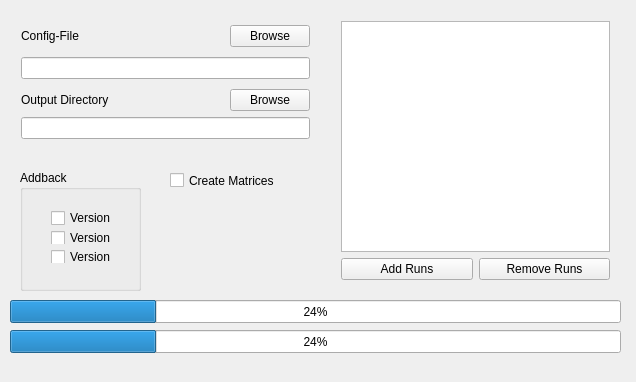
<?xml version="1.0" encoding="UTF-8"?>
<ui version="4.0">
 <class>XeVe_Window</class>
 <widget class="QMainWindow" name="XeVe_Window">
  <property name="geometry">
   <rect>
    <x>0</x>
    <y>0</y>
    <width>636</width>
    <height>382</height>
   </rect>
  </property>
  <property name="windowTitle">
   <string>XeVe_Window</string>
  </property>
  <widget class="QWidget" name="centralWidget">
   <widget class="QGroupBox" name="addbackGroup">
    <property name="geometry">
     <rect>
      <x>20</x>
      <y>170</y>
      <width>121</width>
      <height>121</height>
     </rect>
    </property>
    <property name="title">
     <string>Addback</string>
    </property>
    <widget class="QWidget" name="">
     <property name="geometry">
      <rect>
       <x>20</x>
       <y>30</y>
       <width>84</width>
       <height>74</height>
      </rect>
     </property>
     <layout class="QVBoxLayout" name="verticalLayout_3">
      <item>
       <widget class="QCheckBox" name="v1Check">
        <property name="text">
         <string>Version 1</string>
        </property>
       </widget>
      </item>
      <item>
       <widget class="QCheckBox" name="v2Check">
        <property name="text">
         <string>Version 2</string>
        </property>
       </widget>
      </item>
      <item>
       <widget class="QCheckBox" name="v3Check">
        <property name="text">
         <string>Version 3</string>
        </property>
       </widget>
      </item>
     </layout>
    </widget>
   </widget>
   <widget class="QCheckBox" name="matrixCeck">
    <property name="geometry">
     <rect>
      <x>170</x>
      <y>170</y>
      <width>131</width>
      <height>21</height>
     </rect>
    </property>
    <property name="text">
     <string>Create Matrices</string>
    </property>
   </widget>
   <widget class="QProgressBar" name="currentBar">
    <property name="geometry">
     <rect>
      <x>10</x>
      <y>300</y>
      <width>611</width>
      <height>23</height>
     </rect>
    </property>
    <property name="value">
     <number>24</number>
    </property>
   </widget>
   <widget class="QProgressBar" name="totalBar">
    <property name="geometry">
     <rect>
      <x>10</x>
      <y>330</y>
      <width>611</width>
      <height>23</height>
     </rect>
    </property>
    <property name="value">
     <number>24</number>
    </property>
   </widget>
   <widget class="QWidget" name="">
    <property name="geometry">
     <rect>
      <x>330</x>
      <y>10</y>
      <width>291</width>
      <height>281</height>
     </rect>
    </property>
    <layout class="QVBoxLayout" name="verticalLayout">
     <item>
      <widget class="QListView" name="runListView"/>
     </item>
     <item>
      <layout class="QHBoxLayout" name="horizontalLayout">
       <item>
        <widget class="QPushButton" name="addButton">
         <property name="text">
          <string>Add Runs</string>
         </property>
        </widget>
       </item>
       <item>
        <widget class="QPushButton" name="addButton_2">
         <property name="text">
          <string>Remove Runs</string>
         </property>
        </widget>
       </item>
      </layout>
     </item>
    </layout>
   </widget>
   <widget class="QWidget" name="">
    <property name="geometry">
     <rect>
      <x>10</x>
      <y>10</y>
      <width>311</width>
      <height>145</height>
     </rect>
    </property>
    <layout class="QVBoxLayout" name="verticalLayout_2">
     <item>
      <layout class="QHBoxLayout" name="horizontalLayout_2">
       <item>
        <widget class="QLabel" name="label">
         <property name="text">
          <string>Config-File</string>
         </property>
        </widget>
       </item>
       <item>
        <spacer name="horizontalSpacer">
         <property name="orientation">
          <enum>Qt::Horizontal</enum>
         </property>
         <property name="sizeHint" stdset="0">
          <size>
           <width>40</width>
           <height>20</height>
          </size>
         </property>
        </spacer>
       </item>
       <item>
        <widget class="QPushButton" name="configButton">
         <property name="text">
          <string>Browse</string>
         </property>
        </widget>
       </item>
      </layout>
     </item>
     <item>
      <widget class="QLineEdit" name="configLine"/>
     </item>
     <item>
      <layout class="QVBoxLayout" name="verticalLayout_4">
       <item>
        <layout class="QHBoxLayout" name="horizontalLayout_3">
         <item>
          <widget class="QLabel" name="label_2">
           <property name="text">
            <string>Output Directory</string>
           </property>
          </widget>
         </item>
         <item>
          <spacer name="horizontalSpacer_2">
           <property name="orientation">
            <enum>Qt::Horizontal</enum>
           </property>
           <property name="sizeHint" stdset="0">
            <size>
             <width>40</width>
             <height>20</height>
            </size>
           </property>
          </spacer>
         </item>
         <item>
          <widget class="QPushButton" name="outputButton">
           <property name="text">
            <string>Browse</string>
           </property>
          </widget>
         </item>
        </layout>
       </item>
       <item>
        <widget class="QLineEdit" name="outputLine"/>
       </item>
      </layout>
     </item>
    </layout>
   </widget>
  </widget>
  <widget class="QMenuBar" name="menuBar">
   <property name="geometry">
    <rect>
     <x>0</x>
     <y>0</y>
     <width>636</width>
     <height>22</height>
    </rect>
   </property>
  </widget>
 </widget>
 <layoutdefault spacing="6" margin="11"/>
 <resources/>
 <connections/>
</ui>
